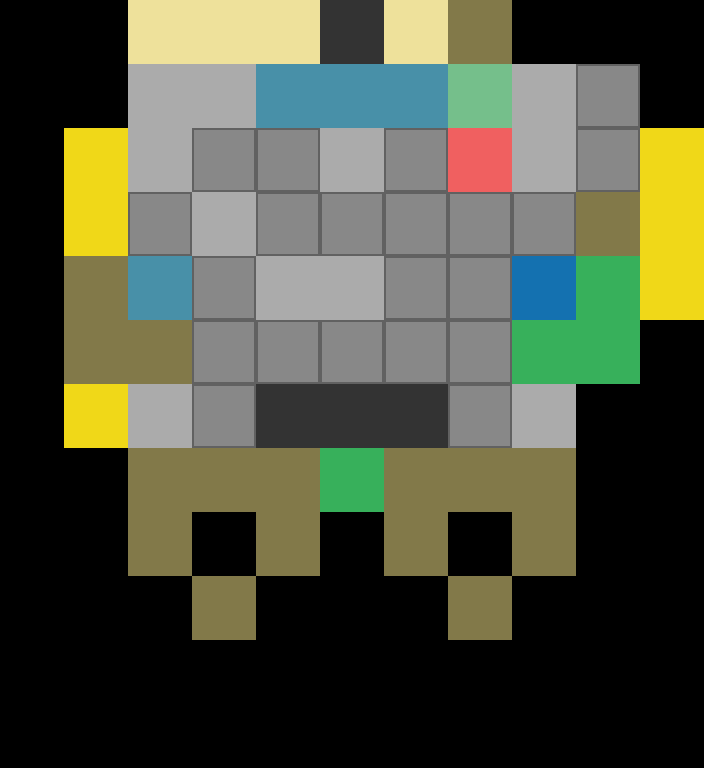

This game map was drawn from its Tiled (.tmx) file and the tilesets committed beside it. A one-line description and the trimmed map source follow:
An orthogonal 11x12 tile map with 64x64 px tiles, 25 tile layers (Dugtrio, Meowth, Persian, Psyduck, ...), 2 tilesets.

<map version="1.5" tiledversion="1.7.2" orientation="orthogonal" renderorder="right-down" width="11" height="12" tilewidth="64" tileheight="64" infinite="0" nextlayerid="131" nextobjectid="1">
 <editorsettings>
  <export target="../../../www/data/pokemon/pokemon51-75.json" format="json" />
 </editorsettings>
 <properties>
  <property name="coverID" type="int" value="10" />
  <property name="sectionName" value="#26 - #50" />
 </properties>
 <tileset firstgid="1" source="../tilesets/spadersTileset.tsx" />
 <tileset firstgid="65" source="../tilesets/poke.tsx" />
 <layer id="127" name="Dugtrio" width="11" height="12">
  <properties>
   <property name="autoPlaceBlockers" type="int" value="2" />
   <property name="i" type="int" value="6" />
   <property name="j" type="int" value="6" />
   <property name="padding-bottom" type="int" value="2" />
   <property name="padding-left" type="int" value="1" />
   <property name="padding-right" type="int" value="1" />
   <property name="padding-top" type="int" value="0" />
   <property name="startI" type="int" value="0" />
   <property name="startJ" type="int" value="0" />
   <property name="tier" type="int" value="0" />
  </properties>
  <data>[132 cells, 33 non-empty, 4 distinct tile ids]</data>
 </layer>
 <layer id="104" name="Meowth" width="11" height="12">
  <properties>
   <property name="autoPlaceBlockers" type="int" value="2" />
   <property name="i" type="int" value="6" />
   <property name="j" type="int" value="5" />
   <property name="padding-bottom" type="int" value="2" />
   <property name="padding-left" type="int" value="1" />
   <property name="padding-right" type="int" value="1" />
   <property name="padding-top" type="int" value="0" />
   <property name="startI" type="int" value="0" />
   <property name="startJ" type="int" value="0" />
   <property name="tier" type="int" value="0" />
  </properties>
  <data>[132 cells, 23 non-empty, 4 distinct tile ids]</data>
 </layer>
 <layer id="105" name="Persian" width="11" height="12">
  <properties>
   <property name="autoPlaceBlockers" type="int" value="2" />
   <property name="i" type="int" value="5" />
   <property name="j" type="int" value="8" />
   <property name="padding-bottom" type="int" value="2" />
   <property name="padding-left" type="int" value="0" />
   <property name="padding-right" type="int" value="0" />
   <property name="padding-top" type="int" value="0" />
   <property name="startI" type="int" value="0" />
   <property name="startJ" type="int" value="0" />
   <property name="tier" type="int" value="0" />
  </properties>
  <data>[132 cells, 26 non-empty, 3 distinct tile ids]</data>
 </layer>
 <layer id="106" name="Psyduck" width="11" height="12">
  <properties>
   <property name="autoPlaceBlockers" type="int" value="2" />
   <property name="i" type="int" value="6" />
   <property name="j" type="int" value="6" />
   <property name="padding-bottom" type="int" value="2" />
   <property name="padding-left" type="int" value="1" />
   <property name="padding-right" type="int" value="1" />
   <property name="padding-top" type="int" value="0" />
   <property name="startI" type="int" value="0" />
   <property name="startJ" type="int" value="0" />
   <property name="tier" type="int" value="0" />
  </properties>
  <data>[132 cells, 12 non-empty, 4 distinct tile ids]</data>
 </layer>
 <layer id="107" name="Golduck" width="11" height="12">
  <properties>
   <property name="autoPlaceBlockers" type="int" value="2" />
   <property name="i" type="int" value="8" />
   <property name="j" type="int" value="7" />
   <property name="padding-bottom" type="int" value="2" />
   <property name="padding-left" type="int" value="1" />
   <property name="padding-right" type="int" value="1" />
   <property name="padding-top" type="int" value="0" />
   <property name="startI" type="int" value="0" />
   <property name="startJ" type="int" value="0" />
   <property name="tier" type="int" value="0" />
  </properties>
  <data>[132 cells, 15 non-empty, 4 distinct tile ids]</data>
 </layer>
 <layer id="108" name="Mankey" width="11" height="12">
  <properties>
   <property name="autoPlaceBlockers" type="int" value="2" />
   <property name="i" type="int" value="10" />
   <property name="j" type="int" value="10" />
   <property name="padding-bottom" type="int" value="2" />
   <property name="padding-left" type="int" value="0" />
   <property name="padding-right" type="int" value="0" />
   <property name="padding-top" type="int" value="0" />
   <property name="startI" type="int" value="0" />
   <property name="startJ" type="int" value="0" />
   <property name="tier" type="int" value="0" />
  </properties>
  <data>[132 cells, 23 non-empty, 5 distinct tile ids]</data>
 </layer>
 <layer id="109" name="Primeape" width="11" height="12">
  <properties>
   <property name="autoPlaceBlockers" type="int" value="2" />
   <property name="i" type="int" value="6" />
   <property name="j" type="int" value="6" />
   <property name="padding-bottom" type="int" value="2" />
   <property name="padding-left" type="int" value="0" />
   <property name="padding-right" type="int" value="0" />
   <property name="padding-top" type="int" value="0" />
   <property name="startI" type="int" value="0" />
   <property name="startJ" type="int" value="0" />
   <property name="tier" type="int" value="0" />
  </properties>
  <data>[132 cells, 28 non-empty, 5 distinct tile ids]</data>
 </layer>
 <layer id="110" name="Growlithe" width="11" height="12">
  <properties>
   <property name="autoPlaceBlockers" type="int" value="2" />
   <property name="i" type="int" value="7" />
   <property name="j" type="int" value="7" />
   <property name="padding-bottom" type="int" value="2" />
   <property name="padding-left" type="int" value="1" />
   <property name="padding-right" type="int" value="1" />
   <property name="padding-top" type="int" value="0" />
   <property name="startI" type="int" value="0" />
   <property name="startJ" type="int" value="0" />
   <property name="tier" type="int" value="0" />
  </properties>
  <data>[132 cells, 12 non-empty, 3 distinct tile ids]</data>
 </layer>
 <layer id="111" name="Arcanine" width="11" height="12">
  <properties>
   <property name="autoPlaceBlockers" type="int" value="2" />
   <property name="i" type="int" value="10" />
   <property name="j" type="int" value="10" />
   <property name="padding-bottom" type="int" value="2" />
   <property name="padding-left" type="int" value="1" />
   <property name="padding-right" type="int" value="1" />
   <property name="padding-top" type="int" value="0" />
   <property name="startI" type="int" value="0" />
   <property name="startJ" type="int" value="0" />
   <property name="tier" type="int" value="0" />
  </properties>
  <data>[132 cells, 30 non-empty, 7 distinct tile ids]</data>
 </layer>
 <layer id="112" name="Poliwag" width="11" height="12">
  <properties>
   <property name="autoPlaceBlockers" type="int" value="2" />
   <property name="i" type="int" value="5" />
   <property name="j" type="int" value="6" />
   <property name="padding-bottom" type="int" value="2" />
   <property name="padding-left" type="int" value="1" />
   <property name="padding-right" type="int" value="0" />
   <property name="padding-top" type="int" value="0" />
   <property name="startI" type="int" value="0" />
   <property name="startJ" type="int" value="0" />
   <property name="tier" type="int" value="0" />
  </properties>
  <data>[132 cells, 19 non-empty, 5 distinct tile ids]</data>
 </layer>
 <layer id="113" name="Poliwhirl" width="11" height="12">
  <properties>
   <property name="autoPlaceBlockers" type="int" value="2" />
   <property name="i" type="int" value="9" />
   <property name="j" type="int" value="8" />
   <property name="padding-bottom" type="int" value="2" />
   <property name="padding-left" type="int" value="0" />
   <property name="padding-right" type="int" value="0" />
   <property name="padding-top" type="int" value="0" />
   <property name="startI" type="int" value="0" />
   <property name="startJ" type="int" value="0" />
   <property name="tier" type="int" value="0" />
  </properties>
  <data>[132 cells, 28 non-empty, 5 distinct tile ids]</data>
 </layer>
 <layer id="114" name="Poliwrath" width="11" height="12">
  <properties>
   <property name="autoPlaceBlockers" type="int" value="2" />
   <property name="i" type="int" value="7" />
   <property name="j" type="int" value="7" />
   <property name="padding-bottom" type="int" value="2" />
   <property name="padding-left" type="int" value="1" />
   <property name="padding-right" type="int" value="1" />
   <property name="padding-top" type="int" value="0" />
   <property name="startI" type="int" value="0" />
   <property name="startJ" type="int" value="0" />
   <property name="tier" type="int" value="0" />
  </properties>
  <data>[132 cells, 34 non-empty, 5 distinct tile ids]</data>
 </layer>
 <layer id="115" name="Abra" width="11" height="12">
  <properties>
   <property name="autoPlaceBlockers" type="int" value="2" />
   <property name="i" type="int" value="8" />
   <property name="j" type="int" value="8" />
   <property name="padding-bottom" type="int" value="2" />
   <property name="padding-left" type="int" value="1" />
   <property name="padding-right" type="int" value="1" />
   <property name="padding-top" type="int" value="0" />
   <property name="startI" type="int" value="0" />
   <property name="startJ" type="int" value="0" />
   <property name="tier" type="int" value="0" />
  </properties>
  <data>[132 cells, 27 non-empty, 3 distinct tile ids]</data>
 </layer>
 <layer id="129" name="Kadabra" width="11" height="12">
  <properties>
   <property name="autoPlaceBlockers" type="int" value="2" />
   <property name="i" type="int" value="7" />
   <property name="j" type="int" value="8" />
   <property name="padding-bottom" type="int" value="2" />
   <property name="padding-left" type="int" value="1" />
   <property name="padding-right" type="int" value="0" />
   <property name="padding-top" type="int" value="0" />
   <property name="startI" type="int" value="0" />
   <property name="startJ" type="int" value="0" />
   <property name="tier" type="int" value="0" />
  </properties>
  <data>[132 cells, 30 non-empty, 3 distinct tile ids]</data>
 </layer>
 <layer id="128" name="Alakazam" width="11" height="12">
  <properties>
   <property name="autoPlaceBlockers" type="int" value="2" />
   <property name="i" type="int" value="7" />
   <property name="j" type="int" value="10" />
   <property name="padding-bottom" type="int" value="2" />
   <property name="padding-left" type="int" value="1" />
   <property name="padding-right" type="int" value="1" />
   <property name="padding-top" type="int" value="0" />
   <property name="startI" type="int" value="0" />
   <property name="startJ" type="int" value="0" />
   <property name="tier" type="int" value="0" />
  </properties>
  <data>[132 cells, 31 non-empty, 3 distinct tile ids]</data>
 </layer>
 <layer id="118" name="Machop" width="11" height="12">
  <properties>
   <property name="autoPlaceBlockers" type="int" value="2" />
   <property name="i" type="int" value="7" />
   <property name="j" type="int" value="6" />
   <property name="padding-bottom" type="int" value="2" />
   <property name="padding-left" type="int" value="1" />
   <property name="padding-right" type="int" value="1" />
   <property name="padding-top" type="int" value="0" />
   <property name="startI" type="int" value="0" />
   <property name="startJ" type="int" value="0" />
   <property name="tier" type="int" value="0" />
  </properties>
  <data>[132 cells, 10 non-empty, 3 distinct tile ids]</data>
 </layer>
 <layer id="119" name="Machoke" width="11" height="12">
  <properties>
   <property name="autoPlaceBlockers" type="int" value="2" />
   <property name="i" type="int" value="9" />
   <property name="j" type="int" value="9" />
   <property name="padding-bottom" type="int" value="2" />
   <property name="padding-left" type="int" value="1" />
   <property name="padding-right" type="int" value="1" />
   <property name="padding-top" type="int" value="0" />
   <property name="startI" type="int" value="0" />
   <property name="startJ" type="int" value="0" />
   <property name="tier" type="int" value="0" />
  </properties>
  <data>[132 cells, 22 non-empty, 4 distinct tile ids]</data>
 </layer>
 <layer id="120" name="Machamp" width="11" height="12">
  <properties>
   <property name="autoPlaceBlockers" type="int" value="2" />
   <property name="i" type="int" value="6" />
   <property name="j" type="int" value="7" />
   <property name="padding-bottom" type="int" value="2" />
   <property name="padding-left" type="int" value="1" />
   <property name="padding-right" type="int" value="1" />
   <property name="padding-top" type="int" value="0" />
   <property name="startI" type="int" value="0" />
   <property name="startJ" type="int" value="0" />
   <property name="tier" type="int" value="0" />
  </properties>
  <data>[132 cells, 27 non-empty, 5 distinct tile ids]</data>
 </layer>
 <layer id="121" name="Bellsprout" width="11" height="12">
  <properties>
   <property name="autoPlaceBlockers" type="int" value="2" />
   <property name="i" type="int" value="7" />
   <property name="j" type="int" value="8" />
   <property name="padding-bottom" type="int" value="2" />
   <property name="padding-left" type="int" value="1" />
   <property name="padding-right" type="int" value="1" />
   <property name="padding-top" type="int" value="0" />
   <property name="startI" type="int" value="0" />
   <property name="startJ" type="int" value="0" />
   <property name="tier" type="int" value="0" />
  </properties>
  <data>[132 cells, 18 non-empty, 6 distinct tile ids]</data>
 </layer>
 <layer id="122" name="Weepinbell" width="11" height="12">
  <properties>
   <property name="autoPlaceBlockers" type="int" value="2" />
   <property name="i" type="int" value="6" />
   <property name="j" type="int" value="9" />
   <property name="padding-bottom" type="int" value="2" />
   <property name="padding-left" type="int" value="1" />
   <property name="padding-right" type="int" value="1" />
   <property name="padding-top" type="int" value="0" />
   <property name="startI" type="int" value="0" />
   <property name="startJ" type="int" value="0" />
   <property name="tier" type="int" value="0" />
  </properties>
  <data>[132 cells, 22 non-empty, 7 distinct tile ids]</data>
 </layer>
 <layer id="123" name="Victreebel" width="11" height="12">
  <properties>
   <property name="autoPlaceBlockers" type="int" value="2" />
   <property name="i" type="int" value="7" />
   <property name="j" type="int" value="6" />
   <property name="padding-bottom" type="int" value="2" />
   <property name="padding-left" type="int" value="1" />
   <property name="padding-right" type="int" value="1" />
   <property name="padding-top" type="int" value="0" />
   <property name="startI" type="int" value="0" />
   <property name="startJ" type="int" value="0" />
   <property name="tier" type="int" value="0" />
  </properties>
  <data>[132 cells, 33 non-empty, 6 distinct tile ids]</data>
 </layer>
 <layer id="124" name="Tentacool" width="11" height="12">
  <properties>
   <property name="autoPlaceBlockers" type="int" value="2" />
   <property name="i" type="int" value="8" />
   <property name="j" type="int" value="8" />
   <property name="padding-bottom" type="int" value="2" />
   <property name="padding-left" type="int" value="1" />
   <property name="padding-right" type="int" value="1" />
   <property name="padding-top" type="int" value="0" />
   <property name="startI" type="int" value="0" />
   <property name="startJ" type="int" value="0" />
   <property name="tier" type="int" value="0" />
  </properties>
  <data>[132 cells, 22 non-empty, 4 distinct tile ids]</data>
 </layer>
 <layer id="125" name="Tentacruel" width="11" height="12">
  <properties>
   <property name="autoPlaceBlockers" type="int" value="2" />
   <property name="i" type="int" value="9" />
   <property name="j" type="int" value="7" />
   <property name="padding-bottom" type="int" value="2" />
   <property name="padding-left" type="int" value="1" />
   <property name="padding-right" type="int" value="1" />
   <property name="padding-top" type="int" value="0" />
   <property name="startI" type="int" value="0" />
   <property name="startJ" type="int" value="0" />
   <property name="tier" type="int" value="0" />
  </properties>
  <data>[132 cells, 38 non-empty, 6 distinct tile ids]</data>
 </layer>
 <layer id="126" name="Geodude" width="11" height="12">
  <properties>
   <property name="autoPlaceBlockers" type="int" value="2" />
   <property name="i" type="int" value="8" />
   <property name="j" type="int" value="9" />
   <property name="padding-bottom" type="int" value="2" />
   <property name="padding-left" type="int" value="0" />
   <property name="padding-right" type="int" value="0" />
   <property name="padding-top" type="int" value="0" />
   <property name="startI" type="int" value="0" />
   <property name="startJ" type="int" value="0" />
   <property name="tier" type="int" value="0" />
  </properties>
  <data>[132 cells, 18 non-empty, 2 distinct tile ids]</data>
 </layer>
 <layer id="130" name="Graveler" width="11" height="12">
  <properties>
   <property name="autoPlaceBlockers" type="int" value="2" />
   <property name="i" type="int" value="6" />
   <property name="j" type="int" value="6" />
   <property name="padding-bottom" type="int" value="2" />
   <property name="padding-left" type="int" value="1" />
   <property name="padding-right" type="int" value="1" />
   <property name="padding-top" type="int" value="0" />
   <property name="startI" type="int" value="0" />
   <property name="startJ" type="int" value="0" />
   <property name="tier" type="int" value="0" />
  </properties>
  <data>[132 cells, 28 non-empty, 2 distinct tile ids]</data>
 </layer>
</map>
